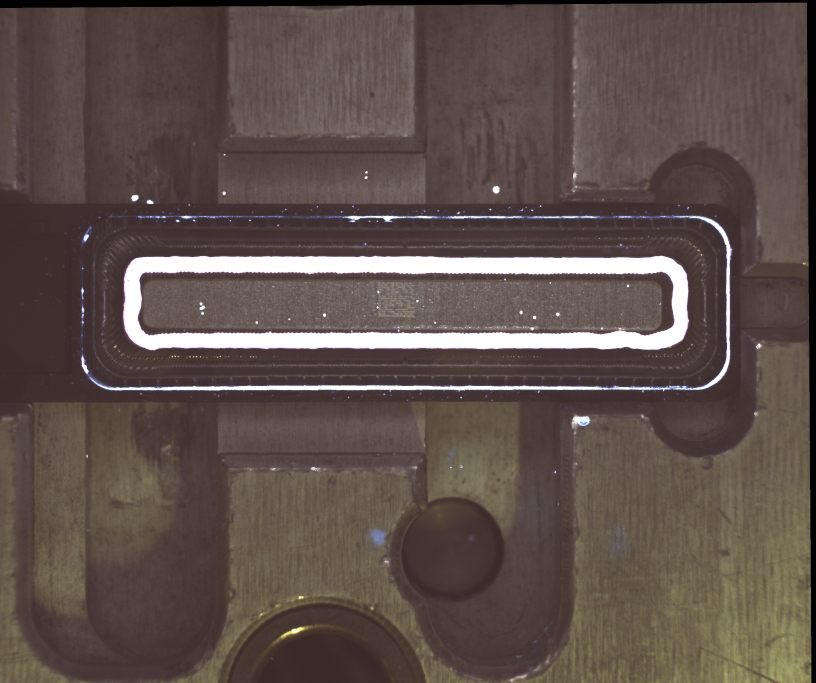
#> input picture images/GL135141V1L0XFCA1+P13434443114-Normal.jpg, 2448 x 2048 px (shown at 1/3 size)
$ python app.py
#> lines starting #> are read from the running program, lines starting #| are printed output that depends on the picture; after the words box and inside, x2 and y2 are one past the last pixel; in counts of white or black regions, pixels touching at a corner belong together
import cv2
import numpy as np

# 讀取圖片
# image_path = "/mnt/data/image.png"
image_path = "images/GL135141V1L0XFCA1+P13434443114-Normal.jpg"

image = cv2.imread(image_path, cv2.IMREAD_GRAYSCALE)
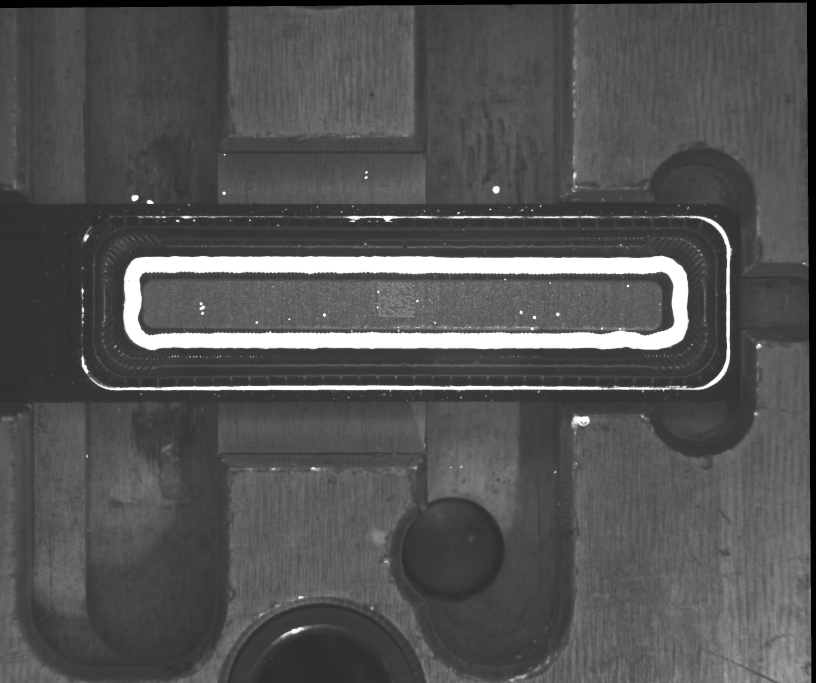
#> image: shape (2048, 2448) (shown at 1/3 size); min 0, max 255, mean 83.7

# 應用二值化處理，分離白色區域
_, binary = cv2.threshold(image, 200, 255, cv2.THRESH_BINARY)
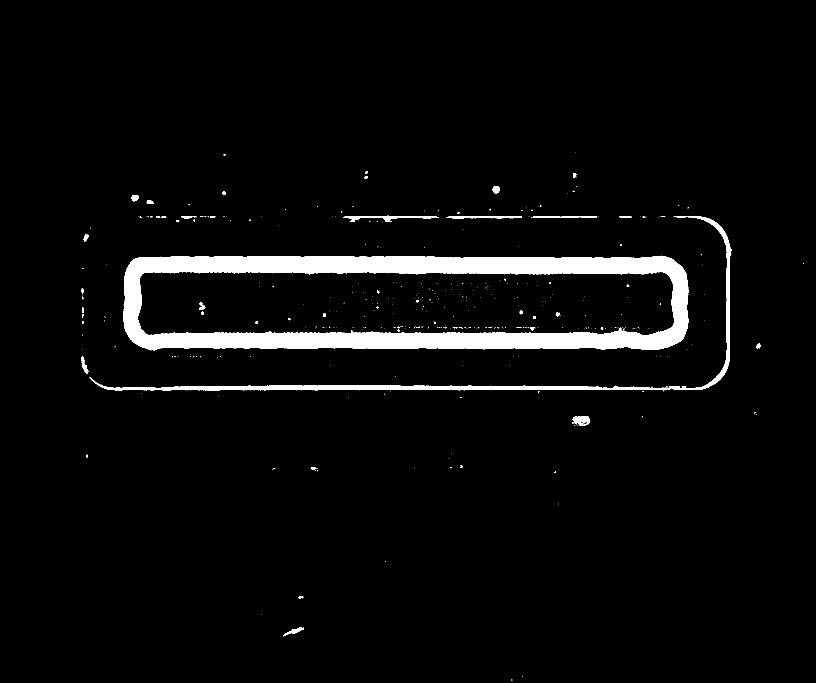
#> binary: shape (2048, 2448) (shown at 1/3 size); 4.1% white; 414 white regions (358 under 20 px)

# 尋找輪廓
contours, _ = cv2.findContours(binary, cv2.RETR_EXTERNAL, cv2.CHAIN_APPROX_SIMPLE)
#> contours = 189 contours, 159 with area under 20; largest, box (x1, y1, x2, y2) and area: (369, 767, 2067, 1051) 456850, (269, 1131, 2015, 1174) 15828, (2016, 648, 2195, 1169) 6304, (1029, 647, 1317, 665) 1403, (1717, 1248, 1769, 1278) 1030

# 找到最大的輪廓
largest_contour = max(contours, key=cv2.contourArea)
#> largest_contour = contour of 907 points, box (x1, y1, x2, y2) (369, 767, 2067, 1051), area 456850

# 將輪廓繪製在黑色背景上
mask = np.zeros_like(image)
cv2.drawContours(mask, [largest_contour], -1, 255, thickness=cv2.FILLED)
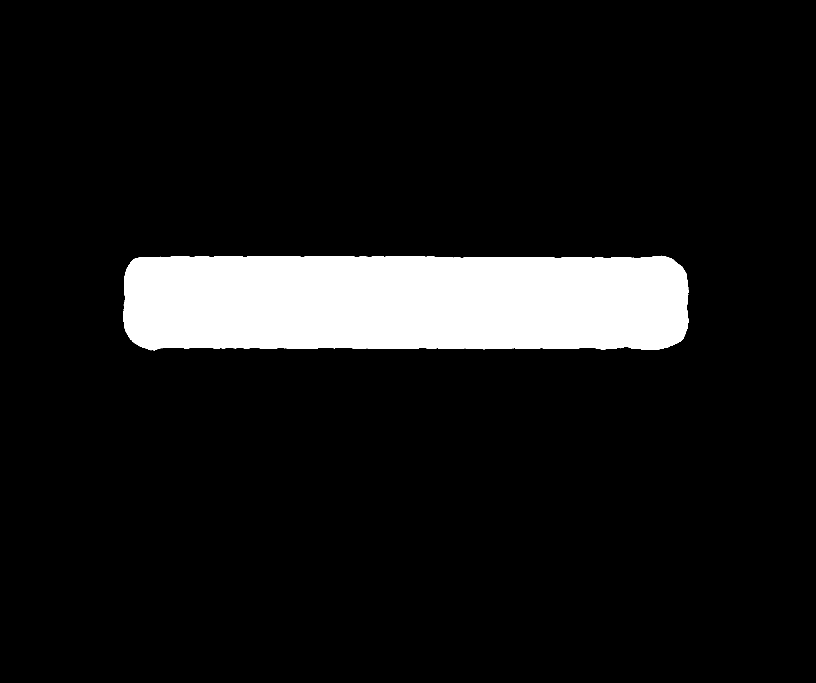
#> mask: shape (2048, 2448) (shown at 1/3 size); 9.1% white; 1 white region, box (x1, y1, x2, y2) and area: (369, 767, 2067, 1051) 458735


# 計算指定位置的寬度
def measure_width(mask, y):
    x_indices = np.where(mask[y, :] == 255)[0]
    if len(x_indices) >= 2:
        width = x_indices[-1] - x_indices[0]
        return width
    return None


# 指定量測位置的Y座標
y_positions = [61, 163, 252]

# 量測寬度
for y in y_positions:
    width = measure_width(mask, y)
    if width:
        print(f"位置 Y = {y} 的寬度為: {width} 像素")
    else:
        print(f"無法在位置 Y = {y} 找到有效的寬度")

# 顯示結果
cv2.imshow("Detected Contour", mask)
cv2.waitKey(0)
cv2.destroyAllWindows()

$ run again, with images/GL135141V1L0XFCA1+P13434443114- measurement.png saved as images/GL135141V1L0XFCA1+P13434443114-Normal.jpg
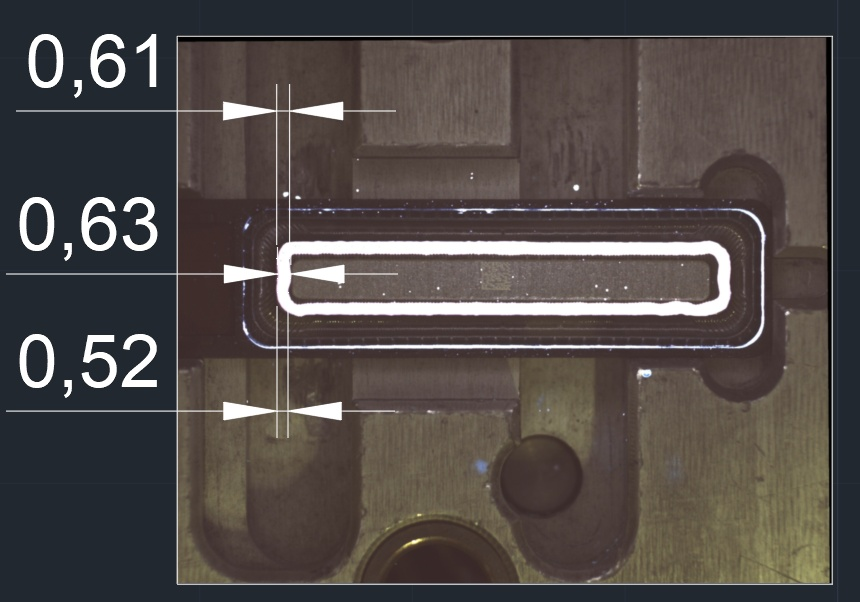
#> input picture images/GL135141V1L0XFCA1+P13434443114- measurement.png, 860 x 602 px
#> `_, binary = cv2.threshold(image, 200, 255, cv2.THRESH_BINARY)`:
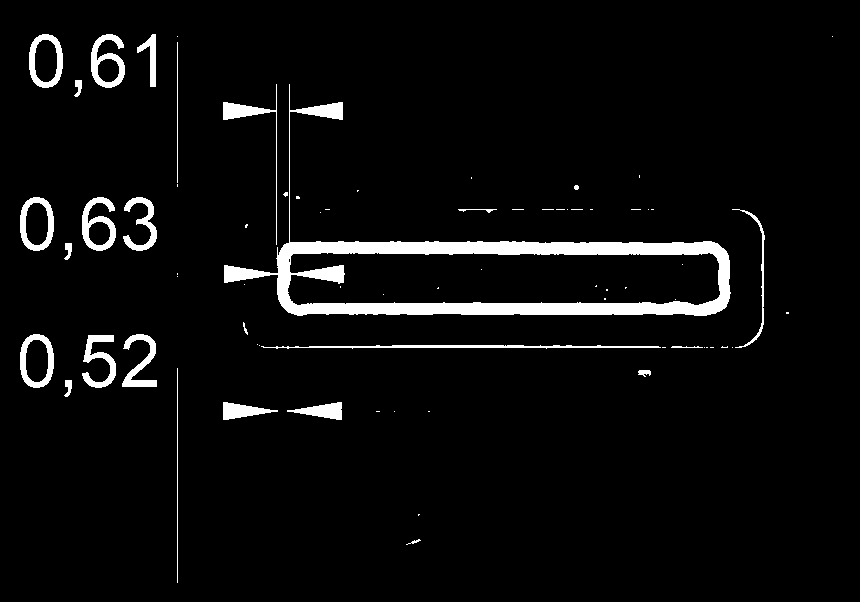
#> binary: shape (602, 860); 4.7% white; 72 white regions (46 under 20 px)
#> contours = 62 contours, 42 with area under 20; largest, box (x1, y1, x2, y2) and area: (224, 84, 731, 316) 32983, (20, 334, 54, 388) 1459, (20, 197, 54, 251) 1459, (29, 34, 63, 88) 1459, (82, 197, 116, 251) 1132
#> largest_contour = contour of 289 points, box (x1, y1, x2, y2) (224, 84, 731, 316), area 32983
#> `cv2.drawContours(mask, [largest_contour], -1, 255, thickness=cv2.FILLED)`:
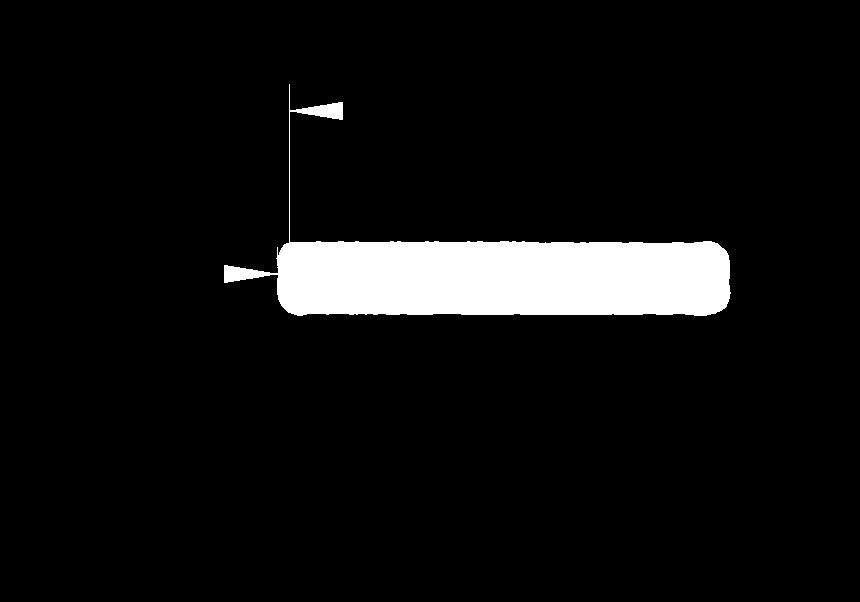
#> mask: shape (602, 860); 6.5% white; 1 white region, box (x1, y1, x2, y2) and area: (224, 84, 731, 316) 33772
#> the loop `for y in y_positions:` made 3 passes
#> x_indices in measure_width on pass 2: [289]
#> (printed output is left out)
